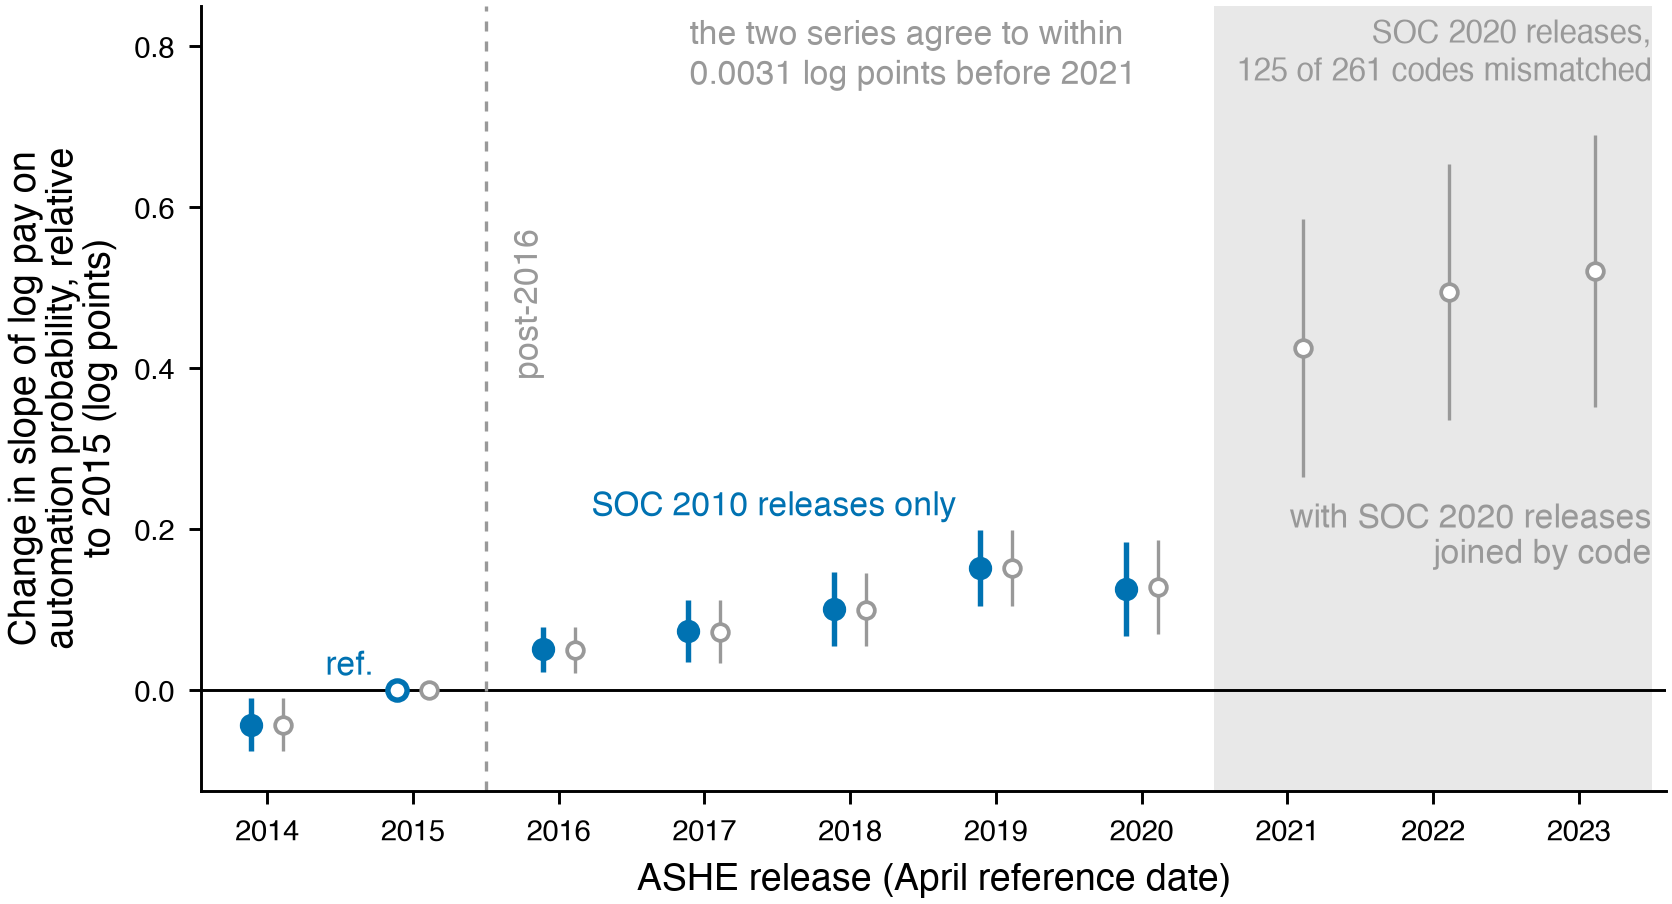

The script that drew this image:
"""Figure D.1. The classification join.

The accent series uses the seven releases published on SOC 2010. The grey
series adds the 2021 to 2023 releases, published on SOC 2020 and joined to the
SOC 2010 risk scores by numeric code. The script computes the agreement between
the two series over the years they share.
"""

import csv
import os

import matplotlib.pyplot as plt
import numpy as np

from paperstyle import (ACCENT, ANNOT, GREY, SHADE, TEXT_WIDTH_IN, apply_style,
                        save_all)

HERE = os.path.dirname(os.path.abspath(__file__))
DATA = os.path.join(HERE, "data")
MISMATCH = "SOC 2020 releases,\n125 of 261 codes mismatched"


def read_event(name):
    """Read year, coefficient and interval bounds. The p column goes unread."""
    year, b, lo, hi = [], [], [], []
    with open(os.path.join(DATA, name)) as fh:
        for r in csv.DictReader(fh):
            year.append(int(r["year"]))
            b.append(float(r["b"]))
            lo.append(float(r["lo"]))
            hi.append(float(r["hi"]))
    return np.array(year), np.array(b), np.array(lo), np.array(hi)


def main():
    apply_style()
    ya, ba, loa, hia = read_event("v2_fig_event_pay.csv")
    yg, bg, log_, hig = read_event("v2_fig_event_contaminated.csv")
    ref = int(ya[ba == 0][0])
    off = 0.11

    shared = np.intersect1d(ya, yg)
    gap = float(np.max(np.abs(ba[np.isin(ya, shared)] - bg[np.isin(yg, shared)])))
    extra = yg[~np.isin(yg, ya)]
    span = (float(extra.min()) - 0.5, float(extra.max()) + 0.5)

    fig, ax = plt.subplots(figsize=(TEXT_WIDTH_IN, 3.4))
    ax.axvspan(*span, color=SHADE, lw=0, zorder=0)
    ax.axhline(0.0, color="black", lw=0.7, zorder=1)
    ax.axvline(ref + 0.5, color=GREY, lw=0.8, ls=(0, (3, 3)), zorder=1)

    mg = yg == ref
    ax.errorbar(yg[~mg] + off, bg[~mg], yerr=[(bg - log_)[~mg], (hig - bg)[~mg]],
                fmt="o", ms=4.0, mfc="white", mec=GREY, mew=0.9, ecolor=GREY,
                elinewidth=0.8, capsize=0, ls="none", zorder=3)
    ax.plot(yg[mg] + off, bg[mg], "o", ms=4.0, mfc="white", mec=GREY, mew=0.9,
            zorder=3)

    ma = ya == ref
    ax.errorbar(ya[~ma] - off, ba[~ma], yerr=[(ba - loa)[~ma], (hia - ba)[~ma]],
                fmt="o", ms=4.6, color=ACCENT, ecolor=ACCENT, elinewidth=1.3,
                capsize=0, ls="none", zorder=4)
    ax.plot(ya[ma] - off, ba[ma], "o", ms=4.6, mfc="white", mec=ACCENT, mew=1.3,
            zorder=5)
    ax.text(ref - off - 0.16, 0.012, "ref.", color=ACCENT, fontsize=ANNOT,
            ha="right", va="bottom")

    ylo = float(min(loa.min(), log_.min())) - 0.05
    yhi = float(max(hia.max(), hig.max())) + 0.16
    ax.text(ref + 0.68, ylo + 0.62 * (yhi - ylo), "post-2016", color=GREY,
            fontsize=ANNOT, ha="left", va="center", rotation=90)

    ax.text(span[1], yhi - 0.012, MISMATCH, color=GREY, fontsize=ANNOT - 0.5,
            ha="right", va="top", linespacing=1.25)
    ax.text(2016.9, yhi - 0.012,
            "the two series agree to within\n"
            f"{gap:.4f} log points before {int(extra.min())}",
            color=GREY, fontsize=ANNOT, ha="left", va="top", linespacing=1.3)

    k = list(ya).index(2019)
    ax.text(ya[k] - off - 0.16, hia[k] + 0.010, "SOC 2010 releases only",
            color=ACCENT, fontsize=ANNOT, ha="right", va="bottom")
    ax.text(span[1], 0.24, "with SOC 2020 releases\njoined by code",
            color=GREY, fontsize=ANNOT, ha="right", va="top", linespacing=1.25)

    ax.set_xlim(2013.55, 2023.6)
    ax.set_ylim(ylo, yhi)
    ax.set_xticks(list(range(2014, 2024)))
    ax.set_xlabel("ASHE release (April reference date)")
    ax.set_ylabel("Change in slope of log pay on\n"
                  "automation probability, relative\n"
                  "to 2015 (log points)")

    save_all(fig, os.path.join(HERE, "figD1_classification_join"))
    plt.close(fig)


if __name__ == "__main__":
    main()
